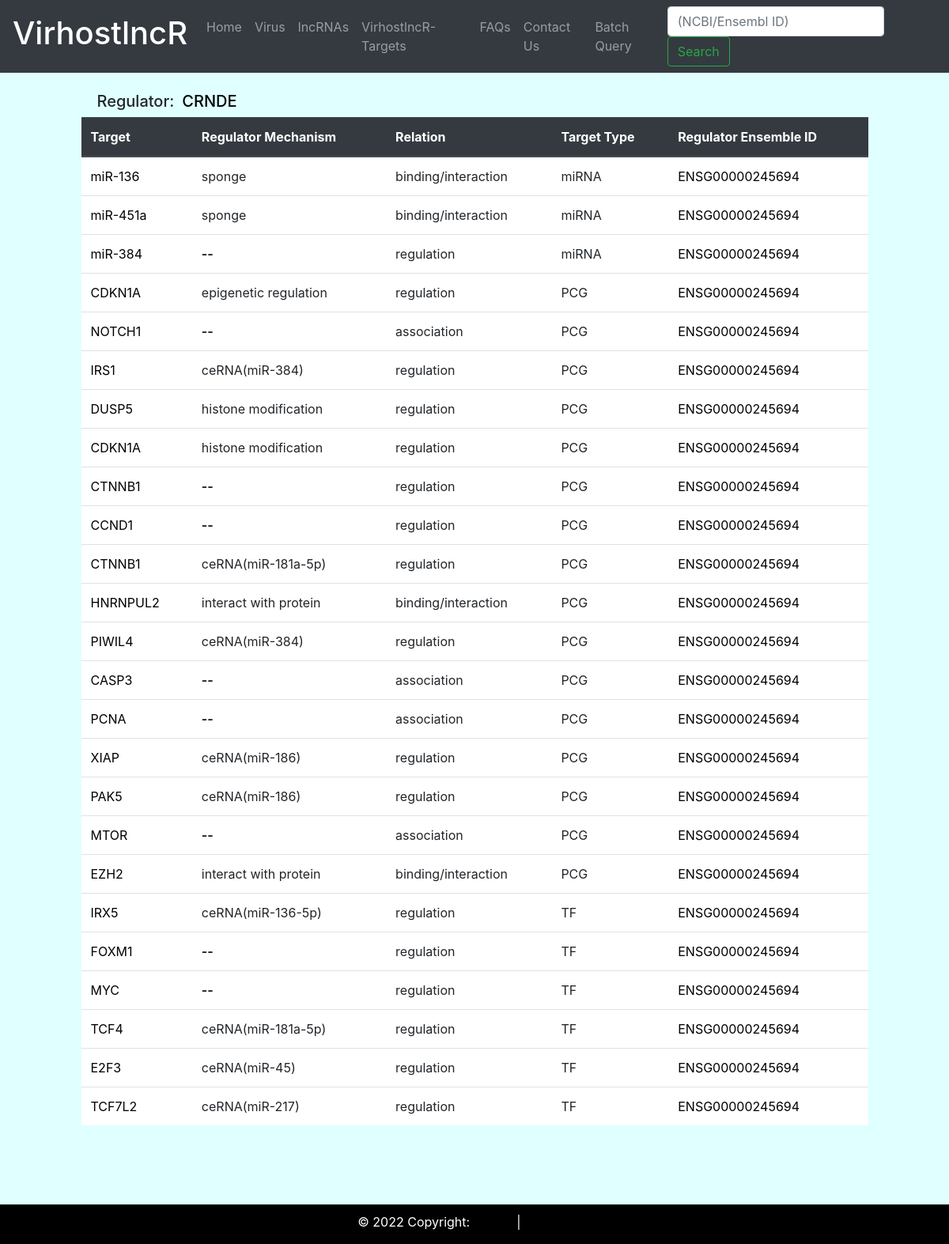
Screenshot of /VirhostlncR/targetdetails/CRNDE/ with the database file from the repository.
### lncrna/models.py (models this page shows, shortened)
class LncrnaTarget(models.Model):
    regulator = models.CharField(max_length=255)
    target = models.CharField(max_length = 255)
    regulatory_mech = models.CharField(max_length = 255 , null = True, blank = True)
    regulatory_type = models.CharField(max_length = 255 , null = True, blank = True)
    Target_type = models.CharField(max_length = 255 , null = True, blank = True)
    regulator_ensemble_id = models.CharField(max_length = 255 , null = True, blank = True)

### lncrna/views.py (the view)
# urls.py: path('targetdetails/<str:regulator>/', views.targetdetails, name = 'targetdetails'),
def targetdetails(request, regulator):
    lncrnatarget = LncrnaTarget.objects.filter(regulator = regulator)
    dis_regulator = regulator
    context = {'lncrnatarget':lncrnatarget,'dis_regulator':dis_regulator}
    return render(request,'lncrna/target_details.html',context)

### templates/lncrna/target_details.html (shortened to what this page needs)
{% extends 'lncrna/base.html' %}
{% block content %}
<div class="cotainer" >
<div class="row d-flex">
 <div class="col col-xl-1">
  </div>
<div class="col col-xl-6 pt-4">
<h5 class="h5" style="padding-left: 20px" >Regulator:&ensp;<a target="blank"  href="https://www.ncbi.nlm.nih.gov/gene/?term={{ dis_regulator }}">{{ dis_regulator }}
</a>
</h5>
</div>
</div>
</div>
<div class="cotainer">
<div class="row d-flex justify-content-center">
<div class="col col-xl-10">
<table class="table" style="background-color: white;">
<thead class="thead-dark">
<tr>
    <th class="align-top">Target</th>
    <th class="align-top">Regulator Mechanism</th>
    <th class="align-top">Relation</th>
    <th class="align-top">Target Type</th>
    <th class="align-top">Regulator Ensemble ID</th>
</tr>
{% for target in lncrnatarget %}
<tr>
<td><a href=" https://www.genecards.org/cgi-bin/carddisp.pl?gene={{ target.target }}" target="_blank"> {{ target.target }}</a></td>
{% if target.regulatory_mech %}
<td>
{{ target.regulatory_mech }}</td>
{% else %}
<td><strong> -- </strong>  </td>
{% endif %}
<td>{{ target.regulatory_type }}</td>
<td>{{ target.Target_type }}</td>
<td> <a href="http://asia.ensembl.org/Multi/Search/Results?q={{ target.regulator_ensemble_id }}" target="_blank">{{ target.regulator_ensemble_id }} </a> </td>
</tr>
{% endfor %}
</table>
</div>
</div>
</div>
{% endblock %}

### templates/lncrna/base.html (style rules this page uses)
body { background-color: #E0FFFF; }

### templates/lncrna/target_details.html (style rules this page uses)
a { color: black; text-decoration: none; }

### rows the page displays
LncrnaTarget: target "miR-136", regulatory_mech "sponge", regulatory_type "binding/interaction", Target_type "miRNA", regulator_ensemble_id "ENSG00000245694"
LncrnaTarget: target "miR-451a", regulatory_mech "sponge", regulatory_type "binding/interaction", Target_type "miRNA", regulator_ensemble_id "ENSG00000245694"
LncrnaTarget: target "miR-384", regulatory_type "regulation", Target_type "miRNA", regulator_ensemble_id "ENSG00000245694"
LncrnaTarget: target "CDKN1A", regulatory_mech "epigenetic regulation", regulatory_type "regulation", Target_type "PCG", regulator_ensemble_id "ENSG00000245694"
LncrnaTarget: target "NOTCH1", regulatory_type "association", Target_type "PCG", regulator_ensemble_id "ENSG00000245694"
LncrnaTarget: target "IRS1", regulatory_mech "ceRNA(miR-384)", regulatory_type "regulation", Target_type "PCG", regulator_ensemble_id "ENSG00000245694"
LncrnaTarget: target "DUSP5", regulatory_mech "histone modification", regulatory_type "regulation", Target_type "PCG", regulator_ensemble_id "ENSG00000245694"
LncrnaTarget: target "CDKN1A", regulatory_mech "histone modification", regulatory_type "regulation", Target_type "PCG", regulator_ensemble_id "ENSG00000245694"
LncrnaTarget: target "CTNNB1", regulatory_type "regulation", Target_type "PCG", regulator_ensemble_id "ENSG00000245694"
LncrnaTarget: target "CCND1", regulatory_type "regulation", Target_type "PCG", regulator_ensemble_id "ENSG00000245694"
LncrnaTarget: target "CTNNB1", regulatory_mech "ceRNA(miR-181a-5p)", regulatory_type "regulation", Target_type "PCG", regulator_ensemble_id "ENSG00000245694"
LncrnaTarget: target "HNRNPUL2", regulatory_mech "interact with protein", regulatory_type "binding/interaction", Target_type "PCG", regulator_ensemble_id "ENSG00000245694"
LncrnaTarget: target "PIWIL4", regulatory_mech "ceRNA(miR-384)", regulatory_type "regulation", Target_type "PCG", regulator_ensemble_id "ENSG00000245694"
LncrnaTarget: target "CASP3", regulatory_type "association", Target_type "PCG", regulator_ensemble_id "ENSG00000245694"
LncrnaTarget: target "PCNA", regulatory_type "association", Target_type "PCG", regulator_ensemble_id "ENSG00000245694"
LncrnaTarget: target "XIAP", regulatory_mech "ceRNA(miR-186)", regulatory_type "regulation", Target_type "PCG", regulator_ensemble_id "ENSG00000245694"
LncrnaTarget: target "PAK5", regulatory_mech "ceRNA(miR-186)", regulatory_type "regulation", Target_type "PCG", regulator_ensemble_id "ENSG00000245694"
LncrnaTarget: target "MTOR", regulatory_type "association", Target_type "PCG", regulator_ensemble_id "ENSG00000245694"
LncrnaTarget: target "EZH2", regulatory_mech "interact with protein", regulatory_type "binding/interaction", Target_type "PCG", regulator_ensemble_id "ENSG00000245694"
LncrnaTarget: target "IRX5", regulatory_mech "ceRNA(miR-136-5p)", regulatory_type "regulation", Target_type "TF", regulator_ensemble_id "ENSG00000245694"
LncrnaTarget: target "FOXM1", regulatory_type "regulation", Target_type "TF", regulator_ensemble_id "ENSG00000245694"
LncrnaTarget: target "MYC", regulatory_type "regulation", Target_type "TF", regulator_ensemble_id "ENSG00000245694"
LncrnaTarget: target "TCF4", regulatory_mech "ceRNA(miR-181a-5p)", regulatory_type "regulation", Target_type "TF", regulator_ensemble_id "ENSG00000245694"
LncrnaTarget: target "E2F3", regulatory_mech "ceRNA(miR-45)", regulatory_type "regulation", Target_type "TF", regulator_ensemble_id "ENSG00000245694"
LncrnaTarget: target "TCF7L2", regulatory_mech "ceRNA(miR-217)", regulatory_type "regulation", Target_type "TF", regulator_ensemble_id "ENSG00000245694"

### other values shown
{{ dis_regulator }} "CRNDE"
